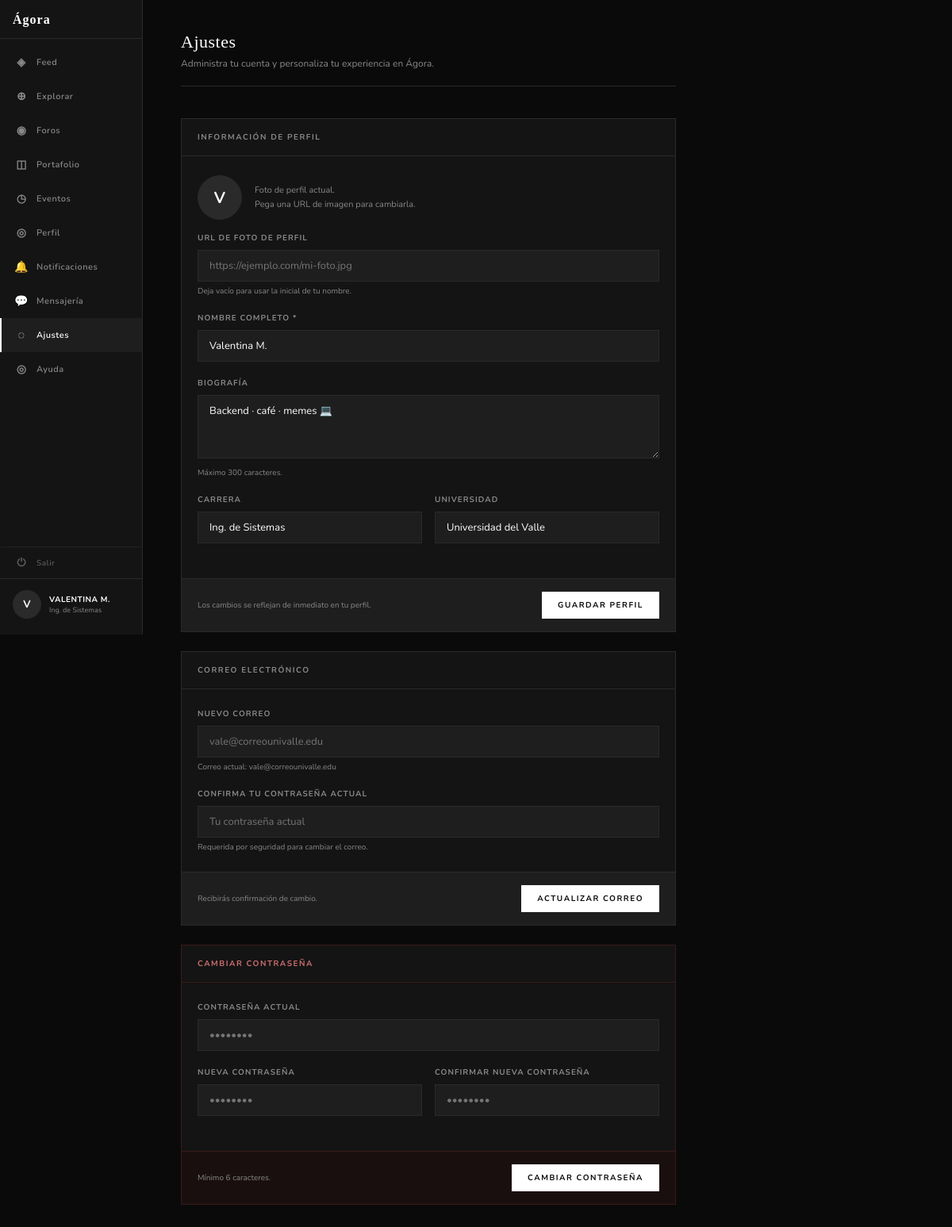
Page /ajustes (signed in) on the committed database.
### tables this page shows
CREATE TABLE usuarios (
    id           INTEGER PRIMARY KEY AUTOINCREMENT,
    nombre       TEXT    NOT NULL,
    correo       TEXT    NOT NULL UNIQUE,
    password     TEXT    NOT NULL,
    carrera      TEXT,
    universidad  TEXT,
    semestre     INTEGER,
    bio          TEXT,
    avatar_url   TEXT,
    rol          TEXT    NOT NULL DEFAULT 'estudiante',
                         -- 'estudiante' | 'moderador' | 'admin'
    verificado   INTEGER NOT NULL DEFAULT 0,   -- 1 = verificado
    activo       INTEGER NOT NULL DEFAULT 1,   -- 0 = suspendido/baneado
    creado_en    DATETIME DEFAULT CURRENT_TIMESTAMP
);

### app.py (the view)
@app.route('/ajustes')
@login_required
def ajustes():
    conn = get_db()
    usuario = conn.execute("SELECT * FROM usuarios WHERE id = ?", (session['user_id'],)).fetchone()
    conn.close()
    return render_template('ajustes/ajustes.html', usuario=usuario, pagina_activa='ajustes')

### app.py (called while the page is built)
def get_db():
    conn = sqlite3.connect(DB)
    conn.row_factory = sqlite3.Row
    return conn

def login_required(f):
    from functools import wraps
    @wraps(f)
    def decorated(*args, **kwargs):
        if not session.get('user_id'):
            return redirect(url_for('login'))
        return f(*args, **kwargs)
    return decorated

### templates/ajustes/ajustes.html (shortened to what this page needs)
{% extends "compartidos/base.html" %}
{% block content %}
<div class="ajustes-layout">
  {% include 'compartidos/sidebar.html' %}
  <main class="ajustes-main">
    <div class="ajustes-header">
      <h1>Ajustes</h1>
      <p>Administra tu cuenta y personaliza tu experiencia en Ágora.</p>
    </div>
    <section class="ajustes-seccion">
      <div class="seccion-titulo">Información de perfil</div>
      <form method="POST" action="{{ url_for('ajustes_perfil') }}">
        <div class="seccion-body">
          <div class="avatar-preview-wrap">
            <div class="avatar-preview" id="avatar-preview">
              <span id="avatar-inicial" {% if usuario.avatar_url %}style="display:none"{% endif %}>
                {{ session.nombre[0].upper() }}
              </span>
            </div>
            <div class="avatar-preview-info">
              Foto de perfil actual.<br>
              Pega una URL de imagen para cambiarla.
            </div>
          </div>
          <div class="campo">
            <label for="avatar_url">URL de foto de perfil</label>
            <input type="url" id="avatar_url" name="avatar_url"
                   placeholder="https://ejemplo.com/mi-foto.jpg"
                   value="{{ usuario.avatar_url or '' }}"
                   oninput="previsualizarAvatar(this.value)">
            <div class="campo-hint">Deja vacío para usar la inicial de tu nombre.</div>
          </div>
          <div class="campo">
            <label for="nombre">Nombre completo *</label>
            <input type="text" id="nombre" name="nombre"
                   value="{{ usuario.nombre }}" required maxlength="80">
          </div>
          <div class="campo">
            <label for="bio">Biografía</label>
            <textarea id="bio" name="bio"
                      placeholder="Cuéntale a la comunidad quién eres…"
                      maxlength="300">{{ usuario.bio or '' }}</textarea>
            <div class="campo-hint">Máximo 300 caracteres.</div>
          </div>
          <div class="campo-fila">
            <div class="campo">
              <label for="carrera">Carrera</label>
              <input type="text" id="carrera" name="carrera"
                     value="{{ usuario.carrera or '' }}" maxlength="100">
            </div>
            <div class="campo">
              <label for="universidad">Universidad</label>
              <input type="text" id="universidad" name="universidad"
                     value="{{ usuario.universidad or '' }}" maxlength="100">
            </div>
          </div>
        </div>
        <div class="seccion-footer">
          <span>Los cambios se reflejan de inmediato en tu perfil.</span>
          <button type="submit" class="btn-primary">Guardar perfil</button>
        </div>
      </form>
    </section>
    <section class="ajustes-seccion">
      <div class="seccion-titulo">Correo electrónico</div>
      <form method="POST" action="{{ url_for('ajustes_correo') }}">
        <div class="seccion-body">
          <div class="campo">
            <label for="correo">Nuevo correo</label>
            <input type="email" id="correo" name="correo"
                   placeholder="{{ usuario.correo }}" required>
            <div class="campo-hint">Correo actual: {{ usuario.correo }}</div>
          </div>
          <div class="campo">
            <label for="password_conf">Confirma tu contraseña actual</label>
            <input type="password" id="password_conf" name="password_conf"
                   placeholder="Tu contraseña actual" required autocomplete="current-password">
            <div class="campo-hint">Requerida por seguridad para cambiar el correo.</div>
          </div>
        </div>
        <div class="seccion-footer">
          <span>Recibirás confirmación de cambio.</span>
          <button type="submit" class="btn-primary">Actualizar correo</button>
        </div>
      </form>
    </section>
    <section class="ajustes-seccion zona-peligrosa">
      <div class="seccion-titulo">Cambiar contraseña</div>
      <form method="POST" action="{{ url_for('ajustes_password') }}">
        <div class="seccion-body">
          <div class="campo">
            <label for="password_actual">Contraseña actual</label>
            <input type="password" id="password_actual" name="password_actual"
                   placeholder="••••••••" required autocomplete="current-password">
          </div>
          <div class="campo-fila">
            <div class="campo">
              <label for="password_nueva">Nueva contraseña</label>
              <input type="password" id="password_nueva" name="password_nueva"
                     placeholder="••••••••" required minlength="6"
                     autocomplete="new-password"
                     oninput="validarPasswordsMatch()">
            </div>
            <div class="campo">
              <label for="password_conf2">Confirmar nueva contraseña</label>
              <input type="password" id="password_conf2" name="password_conf"
                     placeholder="••••••••" required minlength="6"
                     autocomplete="new-password"
                     oninput="validarPasswordsMatch()">
            </div>
          </div>
        </div>
        <div class="seccion-footer">
          <span>Mínimo 6 caracteres.</span>
          <button type="submit" class="btn-primary" id="btn-cambiar-pwd">
            Cambiar contraseña
          </button>
        </div>
      </form>
    </section>
  </main>
</div>
{% endblock %}

### templates/compartidos/sidebar.html (shortened to what this page needs)
<aside class="sidebar">
  <div class="sidebar-top">
    <div class="sidebar-logo">Ágora</div>
    <nav class="sidebar-nav">
      <a class="nav-item {% if pagina_activa == 'feed' %}active{% endif %}"
         href="{{ url_for('feed') }}">
        <span class="nav-icon">◈</span> Feed
      </a>
      <a class="nav-item {% if pagina_activa == 'explorar' %}active{% endif %}"
         href="{{ url_for('explorar') }}">
        <span class="nav-icon">⊕</span> Explorar
      </a>
      <a class="nav-item {% if pagina_activa == 'foros' %}active{% endif %}"
         href="{{ url_for('foros') }}">
        <span class="nav-icon">◉</span> Foros
      </a>
      <a class="nav-item {% if pagina_activa == 'portafolio' %}active{% endif %}"
         href="{{ url_for('portafolio') }}">
        <span class="nav-icon">◫</span> Portafolio
      </a>
      <a class="nav-item {% if pagina_activa == 'eventos' %}active{% endif %}"
         href="{{ url_for('eventos') }}">
        <span class="nav-icon">◷</span> Eventos
      </a>
      <a class="nav-item {% if pagina_activa == 'perfil' %}active{% endif %}"
         href="{{ url_for('perfil') }}">
        <span class="nav-icon">◎</span> Perfil
      </a>
      <a class="nav-item {% if pagina_activa == 'notificaciones' %}active{% endif %}"
         href="{{ url_for('notificaciones') }}"
         id="nav-notificaciones" style="position:relative;">
        <span class="nav-icon">🔔</span> Notificaciones
      </a>
      <a class="nav-item {% if pagina_activa == 'mensajes' %}active{% endif %}"
         href="{{ url_for('mensajes') }}"
         id="nav-mensajes" style="position:relative;">
        <span class="nav-icon">💬</span> Mensajería
      </a>
      <a class="nav-item {% if pagina_activa == 'ajustes' %}active{% endif %}"
         href="{{ url_for('ajustes') }}">
        <span class="nav-icon">◌</span> Ajustes
      </a>
      <a class="nav-item {% if pagina_activa == 'ayuda' %}active{% endif %}"
         href="{{ url_for('ayuda') }}">
        <span class="nav-icon">◎</span> Ayuda
      </a>
    </nav>
  </div>
  <div class="sidebar-bottom">
    <a class="sidebar-logout" href="{{ url_for('logout') }}"
       onclick="return confirm('¿Cerrar sesión?')">
      <span class="nav-icon">⏻</span> Salir
    </a>
      <div class="sidebar-user">
      <div class="user-avatar">{{ session.nombre[0].upper() }}</div>
      <div class="user-info">
        <div class="user-name">{{ session.nombre.upper() }}</div>
        <div class="user-carrera">{{ session.carrera }}</div>
      </div>
    </div>
  </div>
</aside>

### static/css/style.css (style rules this page uses)
:root { --fondo: #0A0A0A; --panel: #141414; --superficie: #1E1E1E; --borde: #2A2A2A; --texto: #FFFFFF; --texto-dim: #888888; --acento: #FFFFFF; --acento-txt: #0A0A0A; --fuente-body: 'Nunito', sans-serif; --fuente-display: Georgia, serif; }
*, *::before, *::after { box-sizing: border-box; margin: 0; padding: 0; }
body { font-family: var(--fuente-body); background: var(--fondo); color: var(--texto); min-height: 100vh; }
a { text-decoration: none; color: inherit; }
.btn-primary { display: inline-flex; align-items: center; justify-content: center; padding: 10px 20px; background: var(--acento); color: var(--acento-txt); font-family: var(--fuente-body); font-size: 10px; font-weight: 700; letter-spacing: 1.5px; text-transform: uppercase; border: none; border-radius: 0; cursor: pointer; transition: opacity 0.15s, transform 0.12s; text-decoration: none; }
.sidebar { width: 180px; min-width: 180px; height: 100vh; background: var(--panel); border-right: 1px solid var(--borde); display: flex; flex-direction: column; justify-content: space-between; padding: 16px 0 20px; position: sticky; top: 0; overflow-y: auto; flex-shrink: 0; }
.sidebar-top { display: flex; flex-direction: column; }
.sidebar-logo { font-family: var(--fuente-display); font-size: 16px; font-weight: bold; color: var(--texto); letter-spacing: 1px; padding: 0 16px 14px; border-bottom: 1px solid var(--borde); margin-bottom: 8px; }
.sidebar-nav { display: flex; flex-direction: column; }
.nav-item { display: flex; align-items: center; gap: 10px; padding: 12px 16px; font-size: 11px; font-weight: 600; letter-spacing: 0.5px; color: var(--texto-dim); cursor: pointer; transition: background 0.12s, color 0.12s; text-decoration: none; border-left: 2px solid transparent; }
.nav-item.active { background: var(--superficie); color: var(--texto); border-left-color: var(--texto); }
.nav-icon { font-size: 14px; width: 18px; text-align: center; flex-shrink: 0; }
.sidebar-bottom { display: flex; flex-direction: column; }
.sidebar-logout { display: flex; align-items: center; gap: 10px; padding: 10px 16px; font-size: 10px; font-weight: 600; letter-spacing: 0.5px; color: var(--texto-dim); text-decoration: none; border-top: 1px solid var(--borde); border-left: 2px solid transparent; transition: background 0.12s, color 0.12s; opacity: 0.6; }
.sidebar-user { padding: 14px 16px 0; border-top: 1px solid var(--borde); display: flex; align-items: center; gap: 10px; }
.user-avatar { width: 36px; height: 36px; border-radius: 50%; background: var(--borde); display: flex; align-items: center; justify-content: center; font-size: 13px; font-weight: 700; color: var(--texto); flex-shrink: 0; }
.user-info { min-width: 0; }
.user-name { font-size: 10px; font-weight: 700; color: var(--texto); letter-spacing: 0.5px; white-space: nowrap; overflow: hidden; text-overflow: ellipsis; }
.user-carrera { font-size: 9px; color: var(--texto-dim); white-space: nowrap; overflow: hidden; text-overflow: ellipsis; }

### rows in the picture
usuarios: nombre "VALENTINA M.", carrera "Ing. de Sistemas", nombre "Valentina M.", bio "Backend · café · memes 💻", universidad "Universidad del Valle", correo "vale@correounivalle.edu"

### other values in the picture
{{ session.nombre[0].upper() }} "V"
